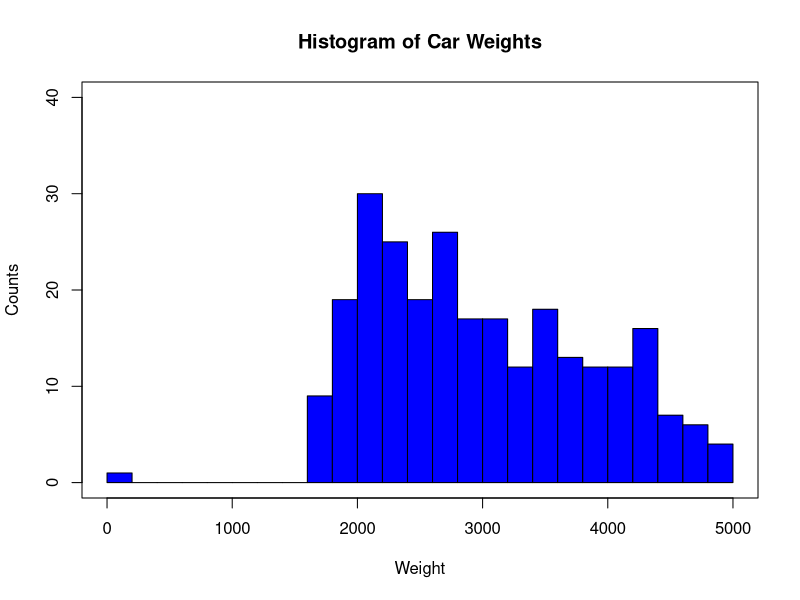
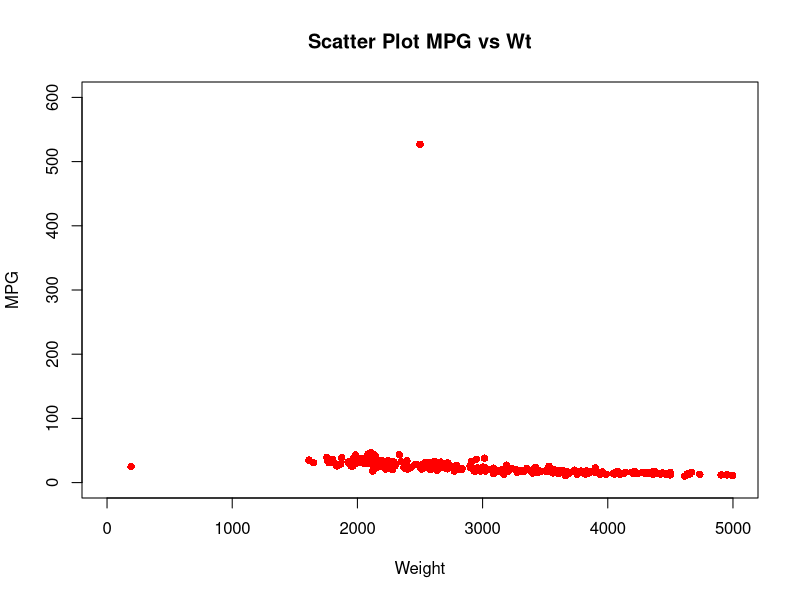
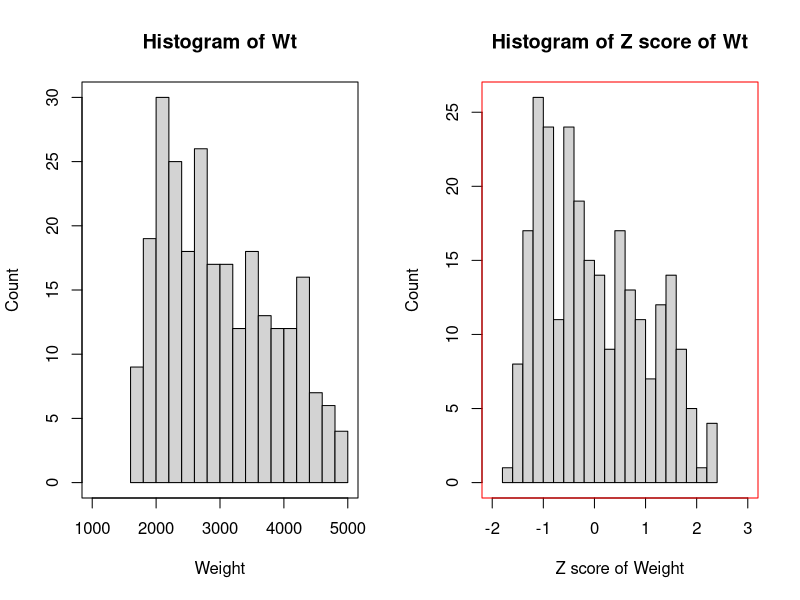
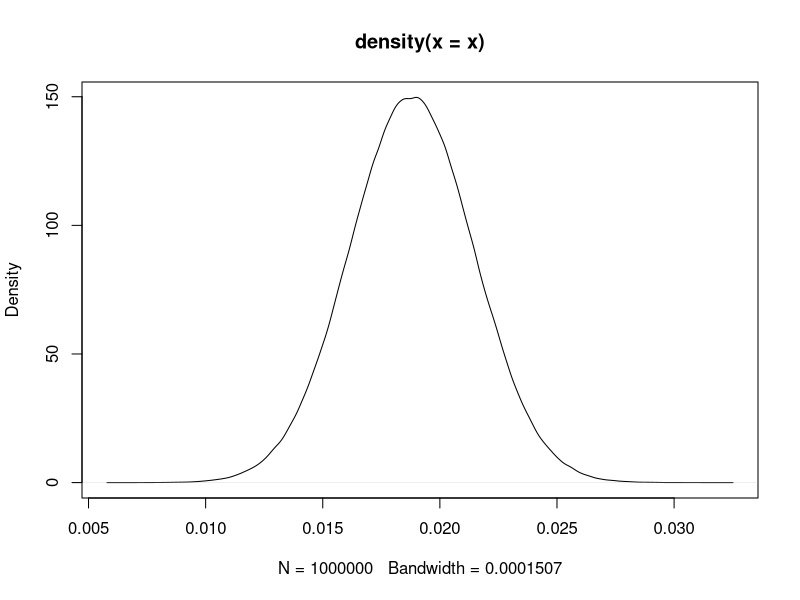
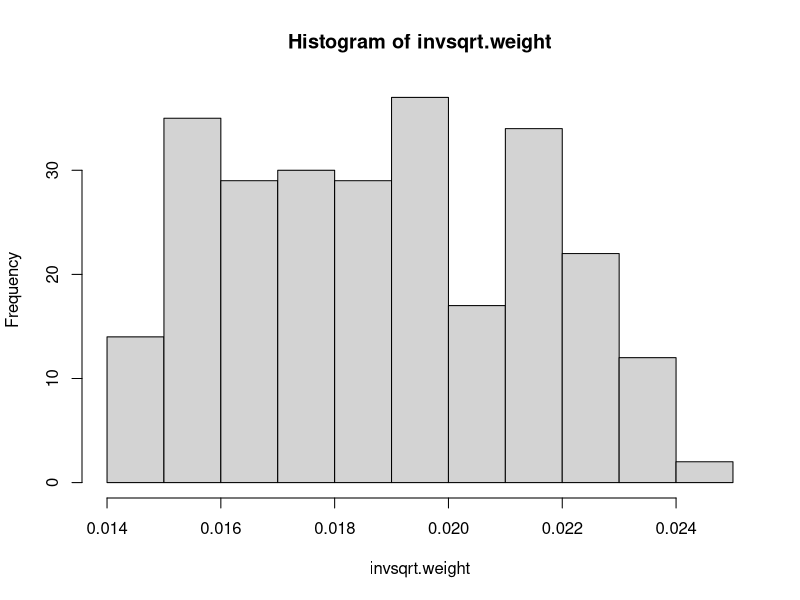
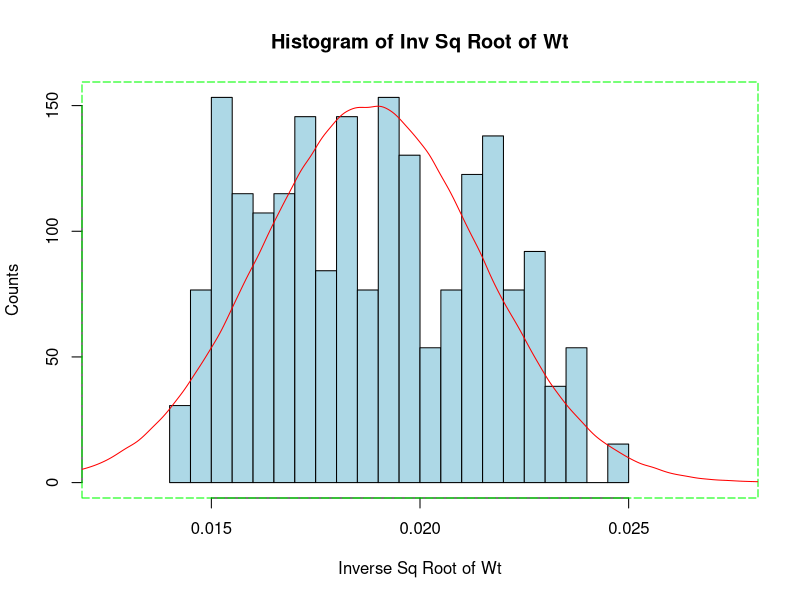
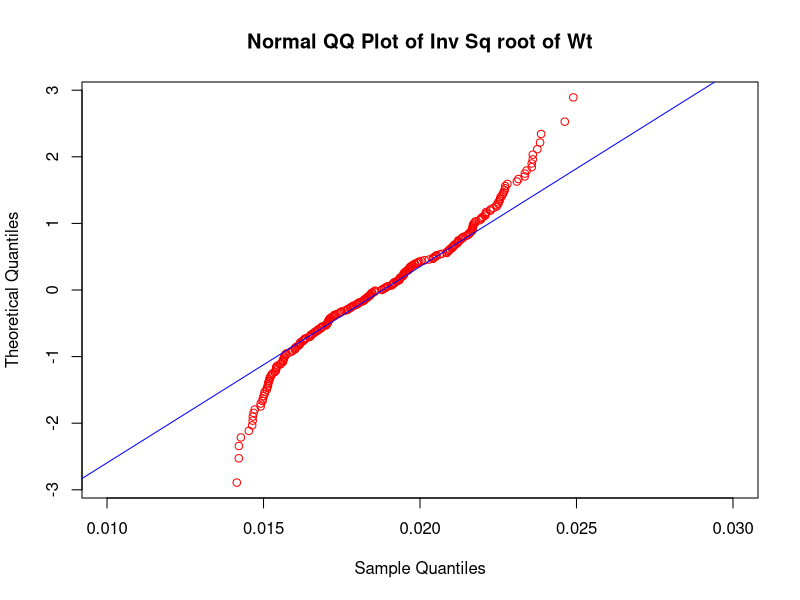

Write the R code that produced these figures, in order.
# Chap-2 : Data Pre- Processing

# Read data sets
#cars = read.csv(file="E:/dataSets/DM/cars.txt", stringsAsFactors = F)
#cars2 = read.csv(file="E:/dataSets/DM/cars2.txt", stringsAsFactors = F)

cars = read.csv(file="data/cars.txt", stringsAsFactors = F) # Linux
cars2 = read.csv(file="data/cars2.txt", stringsAsFactors = F) # Linux

# View its structure
str(cars)
str(cars2)

# Missing data
str(cars)
cars.4var = cars[,c(1,3,4,8)]
head(cars.4var)

# Make Certain Entries of NA in the data set
cars.4var[2,2] = cars.4var[4,4] = NA
head(cars.4var)

# Replace Missing values with constants
cars.4var[2,2] = 0
cars.4var[4,4] = 'Missing'
head(cars.4var)

# Replace values with mean and mode
mean(na.omit(cars.4var$cubicinches))
cars.4var[2,2] = mean(na.omit(cars.4var$cubicinches))
# for mode
our_table = table(cars.4var$brand)
our_table
names(our_table) [ our_table ==  max(our_table)]
our_mode = names(our_table) [ our_table ==  max(our_table)]
   #names(sort(-table(cars.4var$brand)))[1]  # another method
   # Mode of Character Field
   #library(modeest)
   #mlv(cars.4var$mpg, method = "mfv") This is for Numeric Field only

cars.4var[4,4] = our_mode
head(cars.4var)


# Generate Random Observations - Update it into Brand Missing Values
obs_brand = sample(na.omit(cars.4var$brand),1)
obs_brand

obs_cubicinches = sample(na.omit(cars.4var$cubicinches),1)
obs_cubicinches
cars.4var[2,2] = obs_cubicinches
cars.4var[4,4] = obs_brand
head(cars.4var)


# Create Histogram
plot.new()
par(mfrow=c(1,1))
hist(cars2$weightlbs,breaks=30,xlim=c(0,5000),col='blue', border='black', ylim=c(0,40), xlab='Weight', ylab='Counts',main='Histogram of Car Weights')
box(which='plot',lty='solid',col='black') # box around the plot : box()

# Create a Scatter Plot
plot.new()
plot(cars2$weightlbs, cars2$mpg, xlim=c(0,5000),ylim=c(0,600),xlab='Weight',ylab='MPG', main='Scatter Plot MPG vs Wt', type='p',pch=16,col='red') 

# Descriptive Statistics
mean(cars$weightlbs) # mean of Wt
median(cars$weightlbs) # median of wt
length(cars$weightlbs) #No of obsvns
sd(cars$weightlbs) # sd of obsvns
summary(cars$weightlbs) #Min, Q1, Median, Mean, Q3, Max


# Transformations
# min - max normalisations
summary(cars$weightlbs)
mi = min(cars$weightlbs)
ma = max(cars$weightlbs)
paste('Min ',mi, 'Max' ,ma)
minmax.weight = (cars$weightlbs - mi)/(ma - mi)
cars$weightlbs
minmax.weight
range(cars$weightlbs)
range(minmax.weight)


# Decimal Scaling  = value/ max value in 100x form
max(abs(cars$weightlbs)) # 4 digits
d.weight = cars$weightlbs/(10^4) 
d.weight # scaled values between 0 and max values in 1000x form

# Z Score standardisation  Z = (x - mean)/ sd
m = mean(cars$weightlbs)
m
s = sd(cars$weightlbs)
s
z.weight = (cars$weightlbs-m)/s
z.weight

# Side by Side Histograms
plot.new()
par(mfrow=c(1,2))
# Create 2 histograms
#hist(cars$weightlbs)
hist(cars$weight, breaks=20, xlim=c(1000,5000),main='Histogram of Wt', xlab='Weight', ylab='Count')
box(which='plot',lty='solid', col='black') # box around the plot box()

# 2nd plot
hist(z.weight, breaks=20, xlim=c(-2,3),main='Histogram of Z score of Wt', xlab='Z score of Weight', ylab='Count')
box(which='plot',lty='solid', col='red') # box around the plot box()

# Skewness = 3 (Mean - Median) / sd
(3*(mean(cars$weightlbs) - median(cars$weightlbs)))/ (sd(cars$weightlbs))  # 0.6
(3*(mean(z.weight) - median(z.weight)))/ (sd(z.weight))  # 0.6

# Transformation for Normality
sqrt.weight = sqrt(cars$weight) # square root
sqrt.weight_skew = (3*(mean(sqrt.weight) - median(sqrt.weight)))/ (sd(sqrt.weight))  # 0.403 less
sqrt.weight_skew

ln.weight = log(cars$weight) # natural log
ln.weight_skew= (3*(mean(ln.weight) - median(ln.weight)))/ (sd(ln.weight))  # 0.196 lesser
ln.weight_skew

invsqrt.weight = 1/sqrt(cars$weight) # Inverse Square Root
invsqrt.weight_skew= (3*(mean(invsqrt.weight) - median(invsqrt.weight)))/ (sd(invsqrt.weight))  
invsqrt.weight_skew # 0.0154 lesser

# Histogram with Normal Distribution Overlay
par(mfrow=c(1,1))
x = rnorm(1000000,mean=mean(invsqrt.weight), sd = sd(invsqrt.weight))
plot(density(x))
plot.new()
hist(invsqrt.weight)
range(x)
hist(invsqrt.weight,breaks=30,xlim=c(0.0125,0.0275), col='lightblue',prob=T,
     border='black',xlab='Inverse Sq Root of Wt', ylab='Counts',main='Histogram of Inv Sq Root of Wt')
box(which='plot',lty=5,col='green')
# Overlay with Normal Density
lines(density(x),col='red')

# Normal QQ Plot
qqnorm(invsqrt.weight, datax=T, col='red', ylim=c(0.01, 0.03), main ='Normal QQ Plot of Inv Sq root of Wt')
qqline(invsqrt.weight,col='blue',datax=T)

# De-Transform data
# Transform x using y = 1/sqrt(x)
x = cars$weightlbs[1] ; x
y= 1/sqrt(x) ; y
# Detransform x using x = 1/y^2
detransformedx = 1/y^2
x;y; detransformedx

# Create Indicator Variables
north_flag = east_flag = south_flag = c(rep(NA,10))
north_flag ; east_flag ; south_flag
region = c(rep(c('north','south','east','west'),2),'north','south')
region
# Change region variable to indicators
for (i in 1:length(region)) {
  if(region[i]=='north') north_flag[i] = 1
    else north_flag[i] = 0
  if(region[i]=='east') east_flag[i] = 1
    else east_flag[i] = 0
  if(region[i]=='south') south_flag[i] = 1
    else south_flag[i] = 0
}
north_flag ; east_flag ; south_flag 

# Index Fields
# Data  Frames have an index field 
cars
cars[order(cars$mpg),] # order by first column
# Vectors or matrices : add a coln to act as an index field
x = c(1,1,3:1,1:4,3) ; y = c(9,9:1) ; z = c(2,1:9)
x;y;z
matrix= (t(rbind(x,y,z))) ; matrix
indexed_m = cbind(c(1:length(x)), matrix) ; indexed_m
indexed_m[order(z)]

# Duplicate records
anyDuplicated(cars) # all at once
duplicated(cars) # one by one T/F for each row
new.cars = rbind(cars,cars[1,]) # make sample duplicate
anyDuplicated(new.cars) # all at once 262 record is duplicated
duplicated(new.cars) # 1 by 1
new.cars2 = rbind(new.cars,cars[1,],cars[2,],cars[3,]) # make sample duplicate
anyDuplicated(new.cars2,fromLast =F) # all at once 262 record is duplicated
duplicated(new.cars2) # 1 by 1

